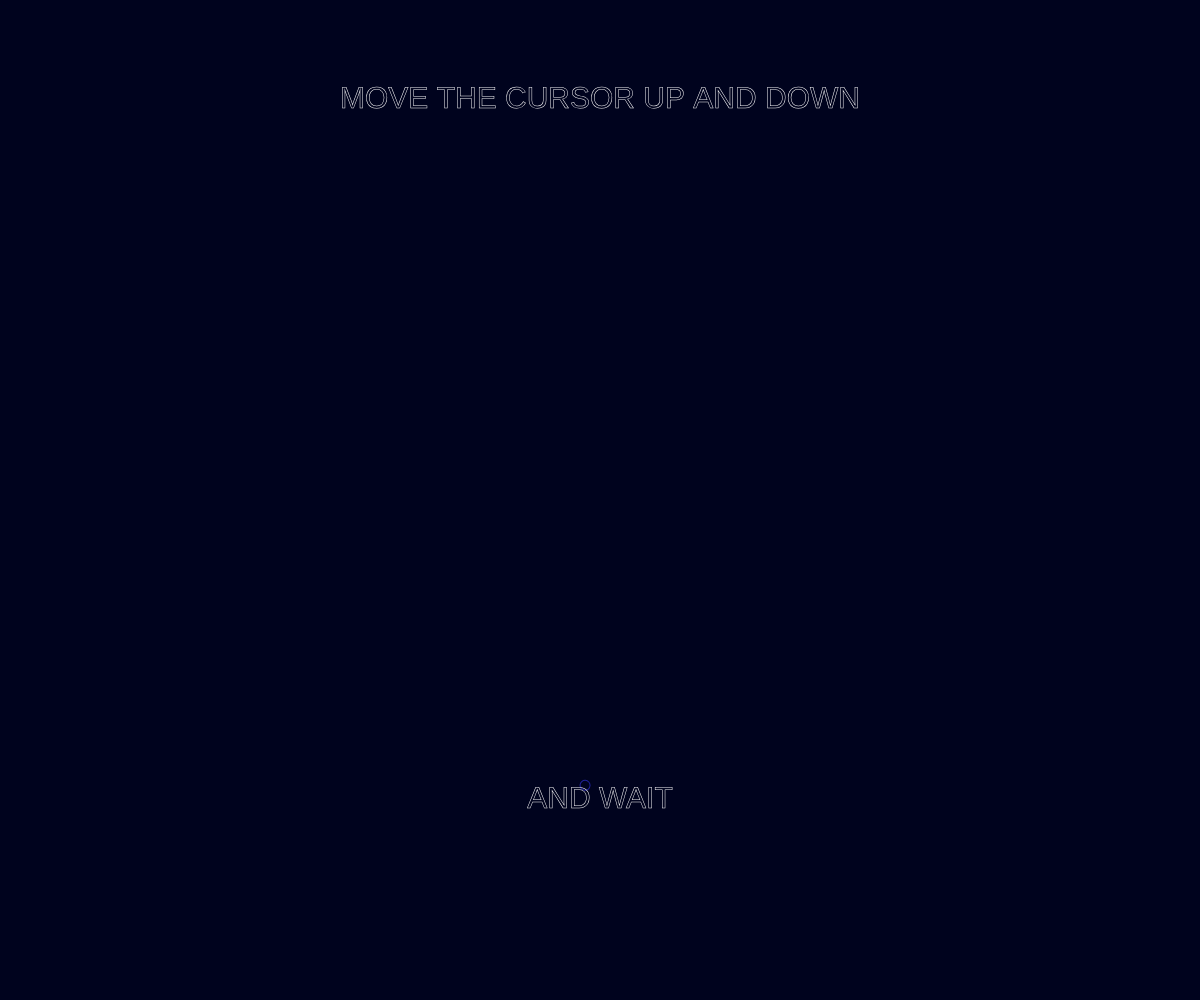
Frame 1 (no input)
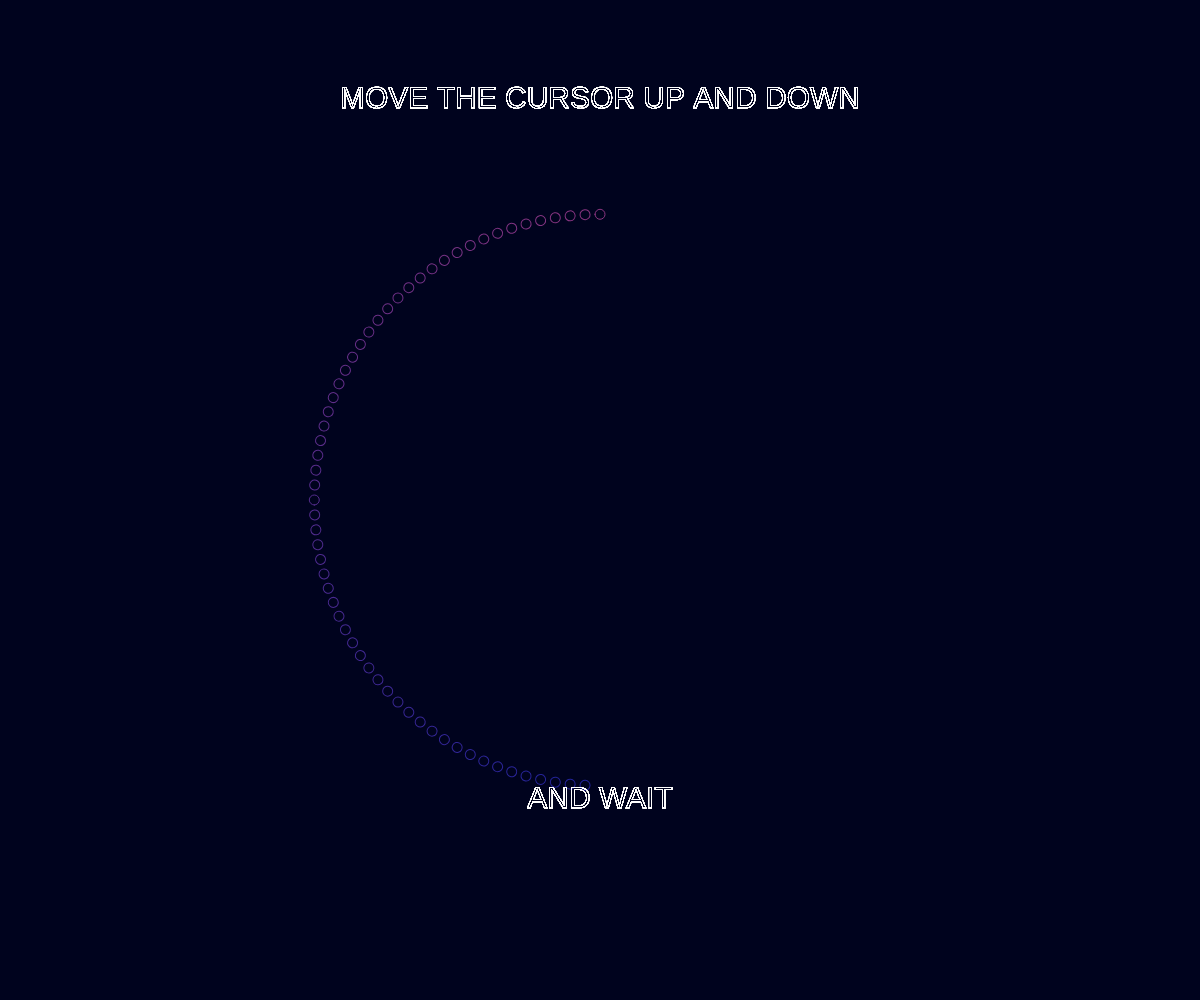
Frame 60 (no input)
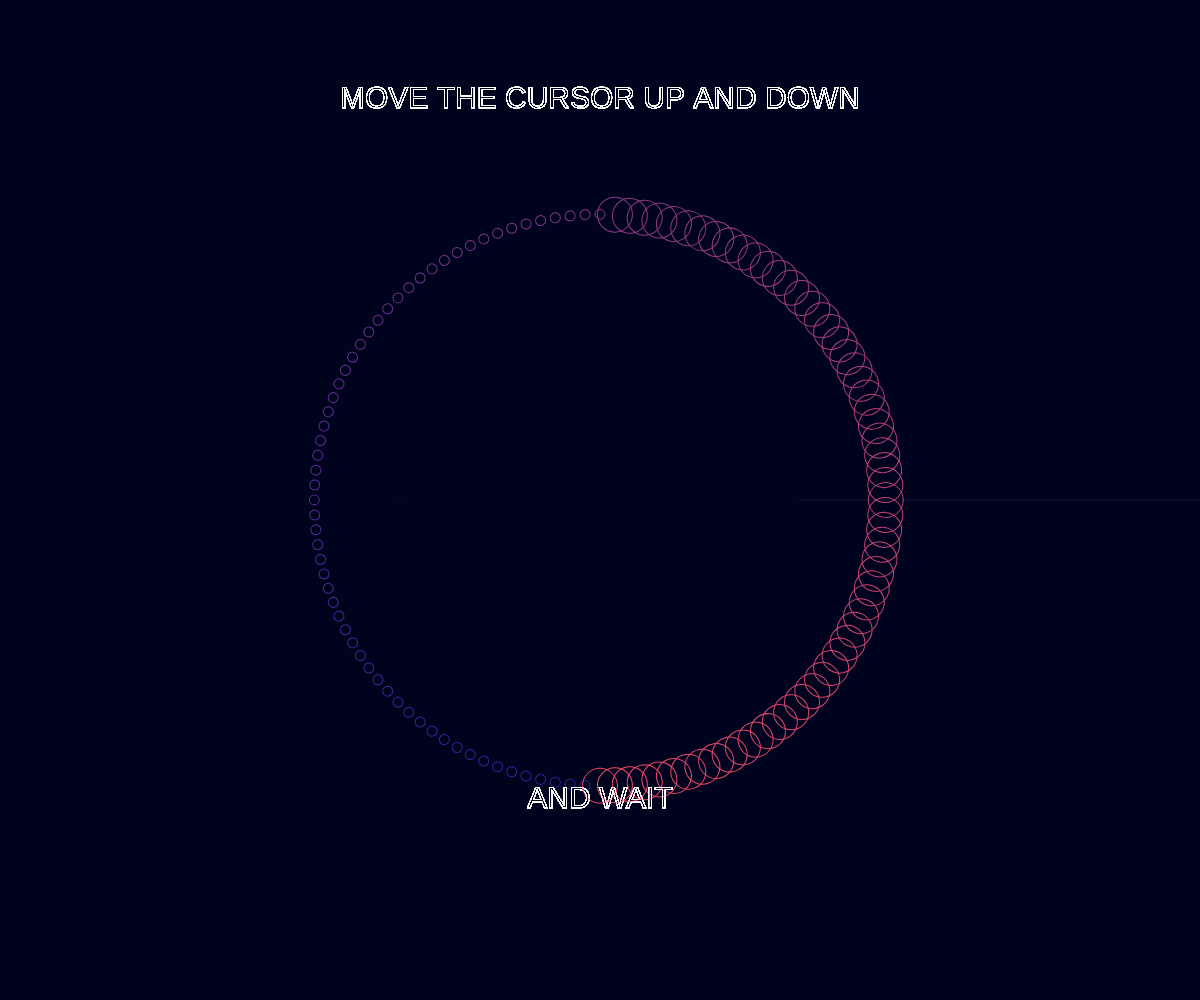
Frame 120 (the mouse pressed at the canvas centre since frame 60)

The p5.js sketch that drew these frames (run headless with seeded random() and noise() and a simulated clock; from frame 60 on, the mouse is pressed at the canvas centre):

// p5.js sketch
// ── sketch.js
function preload(){
}

function setup() {
  createCanvas(windowWidth,windowHeight);
  angleMode(DEGREES);
  noFill();
  background(0,3,30);
  frameRate(20)
}

function draw() {
  var k = 200;


if (frameCount <= 120) {
  push()
    translate(width/2, height/2);
    rotate(frameCount*3);
    stroke(
      lerpColor(
        color(30,35,154),
        color(247,73,102),
        frameCount/120
        )
    );
    let x = 0;
    let y = mouseY/20;
    circle(x, height/3.5,10+y)
  pop()

  push()
    let s = 'MOVE THE CURSOR UP AND DOWN';
    let t = 'AND WAIT';
    stroke('white')
    strokeWeight(0.5);
    textSize(30);
    textAlign(CENTER,CENTER);
    text(s, width/2, height/10);
    text(t, width/2, 800);
  pop()


}

if (frameCount >= 120) {

  push()
      translate(width/2, height/2);
      strokeWeight(0.5);
      stroke(6,15,206);
      line(k,0,k*cos(frameCount*3),k*sin(frameCount*3));
  pop()

  push()
      translate(width/2, height/2);
      strokeWeight(0.5);
      stroke(247,73,102),
      line(-k,0,-k*cos(frameCount*3),k*sin(frameCount*3));
  pop()

  push()
  translate(width/2, height/2);
  rotate(frameCount*30);
  strokeWeight(0.5);
  stroke(255,255,255,40);
  line(k,0,6*k*cos(frameCount*3),6*k*sin(frameCount*3));
pop()
}



  if (frameCount == 240) {
  noLoop();
  }

}
